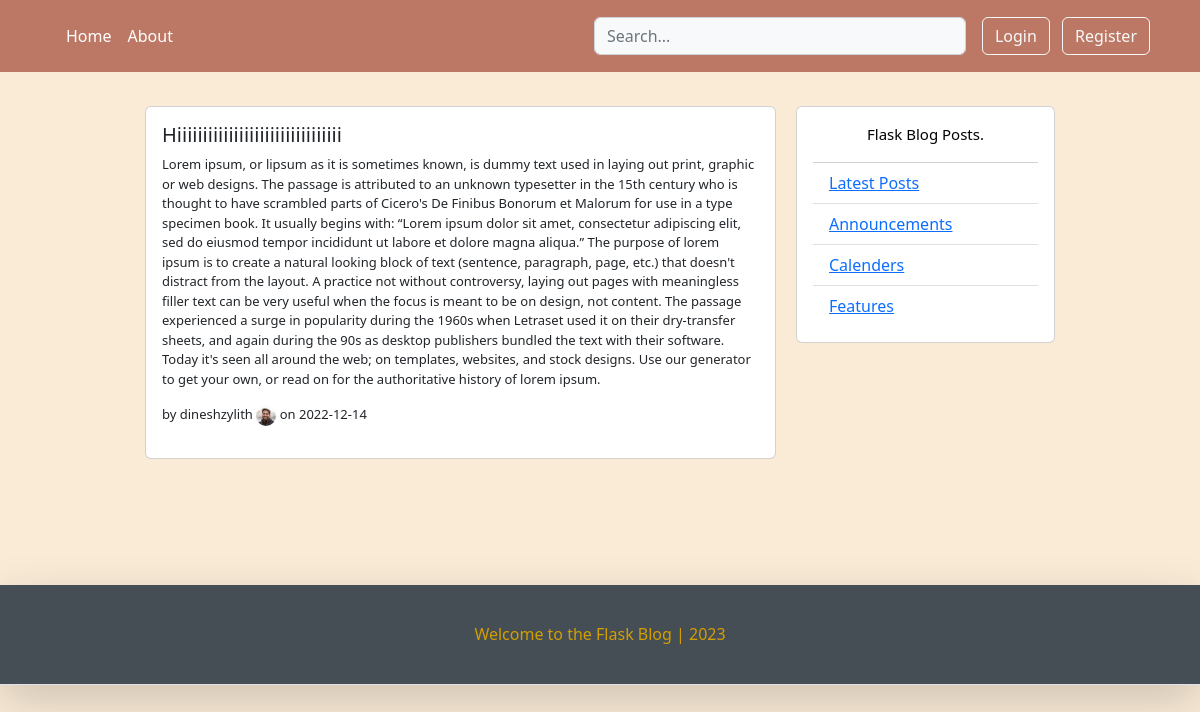
Page /post/13 on the committed database.
### flaskblog/models.py (models this page shows, shortened)
class BlogPost(db.Model):
    id          = db.Column(db.Integer, primary_key=True)
    title       = db.Column(db.String(120), nullable=False)
    date_posted = db.Column(db.DateTime, nullable=False, default=datetime.utcnow)
    content     = db.Column(db.Text, nullable=False)
    user_id     = db.Column(db.Integer, db.ForeignKey('user.id'), nullable=False)

class User(db.Model, UserMixin):
    id          = db.Column(db.Integer, primary_key=True)
    username    = db.Column(db.String(25), unique=True, nullable=False)
    email       = db.Column(db.String(130), unique=True, nullable=False)
    image_file  = db.Column(db.String(35), nullable=False, default="default.jpg")
    password    = db.Column(db.String(65), nullable=False)
    posts       = db.relationship('BlogPost', backref='author', lazy=True)

### flaskblog/posts/routes.py (the view)
@posts.route("/post/<int:post_id>")
def post(post_id):
    post = BlogPost.query.get_or_404(post_id)
    return render_template(template_name_or_list='post.html', title=post.title, post=post)

### flaskblog/templates/post.html (shortened to what this page needs)
{% extends "home.html" %}
{% block content %}
<div class="container">
	<div class="row">
		<div class="left-column col-lg-7 offset-lg-1">
			<div class="d-lg-block mb-3">
				<div class="card d-lg-flex flex-column p-3">
					<h5> {{ post.title }} </h5>
					<p style="font-size: small;" > {{ post.content }}</p>
					<p style="font-size: small;" href="{{ url_for('users.user_posts', username=post.author.username) }}">
						by {{ post.author.username }} </a> <img height="20px" width="20px" class="rounded-circle"
																src="{{ url_for('static', filename='images/'+ post.author.image_file) }}"
																alt="..."> on {{ post.date_posted.strftime('%Y-%m-%d') }}</p>
				</div>
			</div>
		</div>
		<div class="right-column col-sm-3 d-lg-flex d-flex flex-column">
			<div class="card create-post-bar d-flex flex-column p-3">
				<p class="lead"> Flask Blog Posts.</p>
				<ul class="list-group list-group-flush">
					<li class="list-group-item"><a href="#"> Latest Posts </a></li>
					<li class="list-group-item"><a href="#"> Announcements  </a></li>
					<li class="list-group-item"><a href="#"> Calenders </a></li>
					<li class="list-group-item"><a href="#"> Features </a></li>
				</ul>
			</div>
		</div>
	</div>
</div>
{% endblock content %}

### flaskblog/static/main.css (style rules this page uses)
body { background-color: antiquewhite; }

### flaskblog/templates/post.html (style rules this page uses)
.left-column { padding: 10px; margin-bottom: 100px; }
.right-column { color: black; padding: 10px; margin-bottom: 100px; }
.lead { font-size: 15px; color: black; text-align: center; }

### rows in the picture
BlogPost: title "Hiiiiiiiiiiiiiiiiiiiiiiiiiiiiiiii", content "Lorem ipsum, or lipsum as it is sometimes known, is dummy text used in laying out print, graphic or web designs. The passage is attributed to an unknown typesetter in the 15th century who is thought to have scrambled parts of Cicero's De Finibus Bonorum et Malorum for use in a type specimen book. It usually begins with: “Lorem ipsum dolor sit amet, consectetur adipiscing elit, sed do eiusmod tempor incididunt ut labore et dolore magna aliqua.” The purpose of lorem ipsum is to create a natural looking block of text (sentence, paragraph, page, etc.) that doesn't distract from the layout. A practice not without controversy, laying out pages with meaningless filler text can be very useful when…", date_posted "2022-12-14"
User: author.username "dineshzylith", image_file (picture)
